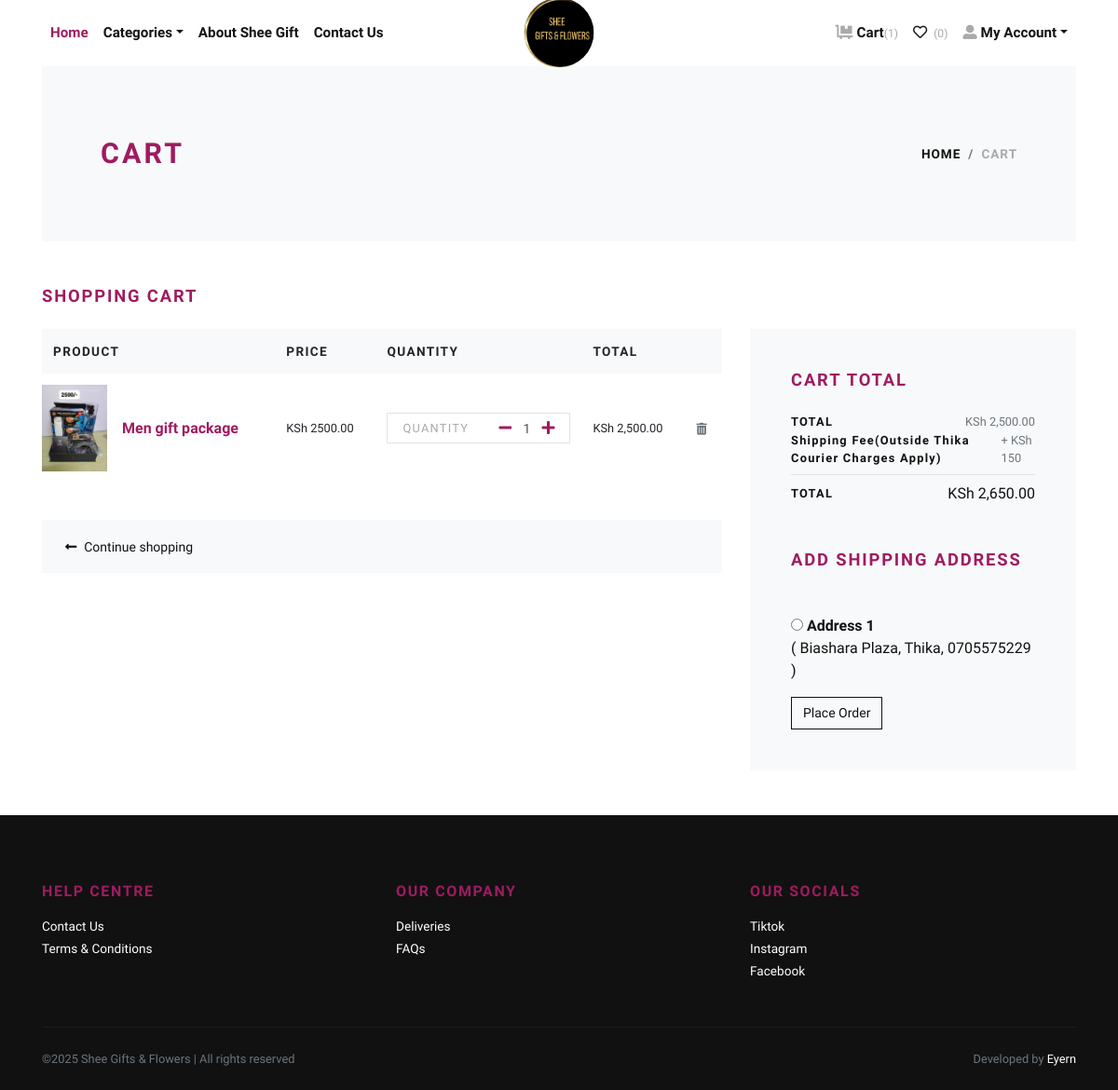
The page /cart/ (signed in) on the database its author committed.
### store/models.py (models this page shows, shortened)
class Cart(models.Model):
    user = models.ForeignKey(User, verbose_name="User", on_delete=models.CASCADE)
    product = models.ForeignKey(Product, verbose_name="Product", on_delete=models.CASCADE)
    quantity = models.PositiveIntegerField(default=1, verbose_name="Quantity")
    created_at = models.DateTimeField(auto_now_add=True, verbose_name="Created Date")
    updated_at = models.DateTimeField(auto_now=True, verbose_name="Updated Date")
    @property
    def total_price(self):
        return self.quantity * self.product.price

class Product(models.Model):
    title = models.CharField(max_length=150, verbose_name="Product Title")
    slug = models.SlugField(max_length=160, verbose_name="Product Slug")
    sku = models.CharField(max_length=255, unique=True, verbose_name="Unique Product ID (SKU)")
    short_description = models.TextField(verbose_name="Short Description")
    detail_description = models.TextField(blank=True, null=True, verbose_name="Detail Description")
    product_image = models.ImageField(upload_to='product', blank=True, null=True, verbose_name="Product Image")
    price = models.DecimalField(max_digits=8, decimal_places=2)
    category = models.ForeignKey(Category, verbose_name="Product Categoy", on_delete=models.CASCADE)
    is_active = models.BooleanField(verbose_name="Is Active?")
    is_featured = models.BooleanField(verbose_name="Is Featured?")
    created_at = models.DateTimeField(auto_now_add=True, verbose_name="Created Date")
    updated_at = models.DateTimeField(auto_now=True, verbose_name="Updated Date")
    class Meta:
        verbose_name_plural = 'Products'
        ordering = ('-created_at', )

class Address(models.Model):
    user = models.ForeignKey(User, verbose_name="User", on_delete=models.CASCADE)
    locality = models.CharField(max_length=150, verbose_name="Nearest Location")
    city = models.CharField(max_length=150, verbose_name="City / Town")
    state = models.CharField(max_length=150, verbose_name="Phone Number")

### store/views.py (the view)
# urls.py: path('cart/', views.cart, name="cart"),
@login_required
def cart(request):
    user = request.user
    cart_products = Cart.objects.filter(user=user)
    amount = decimal.Decimal(0)
    shipping_amount = decimal.Decimal(150)
    cp = [p for p in Cart.objects.all() if p.user==user]
    if cp:
        for p in cp:
            temp_amount = (p.quantity * p.product.price)
            amount += temp_amount
    addresses = Address.objects.filter(user=user)
    context = {
        'cart_products': cart_products,
        'amount': amount,
        'shipping_amount': shipping_amount,
        'total_amount': amount + shipping_amount,
        'addresses': addresses,
    }
    return render(request, 'store/cart.html', context)

### store/context_preprocessors.py (called while the page is built)
def store_menu(request):
    categories = Category.objects.filter(is_active=True)
    context = {
        'categories_menu': categories,
    }
    return context

def cart_menu(request):
    if request.user.is_authenticated:
        cart_items= Cart.objects.filter(user=request.user)
        context = {
            'cart_items': cart_items,
        }
    else:
        context = {}
    return context

### templates/store/cart.html (shortened to what this page needs)
{% extends 'base.html' %}
{% load static %}
{% load humanize %}
    {% block content %}
      <div class="container">
        <section class="py-5 bg-light">
          <div class="container">
            <div class="row px-4 px-lg-5 py-lg-4 align-items-center">
              <div class="col-lg-6">
                <h1 class="h2 text-uppercase mb-0">Cart</h1>
              </div>
              <div class="col-lg-6 text-lg-right">
                <nav aria-label="breadcrumb">
                  <ol class="breadcrumb justify-content-lg-end mb-0 px-0">
                    <li class="breadcrumb-item"><a href="{% url 'store:home' %}">Home</a></li>
                    <li class="breadcrumb-item active" aria-current="page">Cart</li>
                  </ol>
                </nav>
              </div>
            </div>
          </div>
        </section>
        {% if cart_products %}
        <section class="py-5">
          <h2 class="h5 text-uppercase mb-4">Shopping cart</h2>
          <div class="row">
            <div class="col-lg-8 mb-4 mb-lg-0">
              <div class="table-responsive mb-4">
                <table class="table">
                  <thead class="bg-light">
                    <tr>
                      <th class="border-0" scope="col"> <strong class="text-small text-uppercase">Product</strong></th>
                      <th class="border-0" scope="col"> <strong class="text-small text-uppercase">Price</strong></th>
                      <th class="border-0" scope="col"> <strong class="text-small text-uppercase">Quantity</strong></th>
                      <th class="border-0" scope="col"> <strong class="text-small text-uppercase">Total</strong></th>
                      <th class="border-0" scope="col"> </th>
                    </tr>
                  </thead>
                  <tbody>
                    {% for cart_product in cart_products %}
                    <tr>
                      <th class="pl-0 border-0" scope="row">
                        <div class="media align-items-center">
                          {% if cart_product.product.product_image %}
                            <a class="reset-anchor d-block animsition-link" href="{% url 'store:product-detail' cart_product.product.slug %}"><img src="{{cart_product.product.product_image.url}}" alt="{{cart_product.product.title}}" width="70"/></a>
                          {% else %}
                            <a class="reset-anchor d-block animsition-link" href="{% url 'store:product-detail' cart_product.product.slug %}"><img src="{% static 'img/product-detail-3.jpg' %}" alt="{{cart_product.product.title}}" width="70"/></a>
                          {% endif %}
                          <div class="media-body ml-3"><strong class="h6"><a class="reset-anchor animsition-link" href="{% url 'store:product-detail' cart_product.product.slug %}">{{cart_product.product.title}}</a></strong></div>
                        </div>
                      </th>
                      <td class="align-middle border-0">
                        <p class="mb-0 small">KSh {{cart_product.product.price}}</p>
                      </td>
                      <td class="align-middle border-0">
                        <div class="border d-flex align-items-center justify-content-between px-3"><span class="small text-uppercase text-gray headings-font-family">Quantity</span>
                          <div class="quantity">
                            <a href="{% url 'store:minus-cart' cart_product.id %}" class="dec-btn p-0 ml-2"><i class="fas fa-minus"></i></a>
                            <input class="form-control form-control-sm border-0 shadow-0 p-0" type="text" value="{{cart_product.quantity}}"/>
                            <a href="{% url 'store:plus-cart' cart_product.id %}" class="inc-btn p-0"><i class="fas fa-plus"></i></a>
                          </div>
                        </div>
                      </td>
                      <td class="align-middle border-0">
                        <p class="mb-0 small">KSh {{cart_product.total_price|intcomma}}</p>
                      </td>
                      <td class="align-middle border-0"><a class="reset-anchor" href="{% url 'store:remove-cart' cart_product.id %}"><i class="fas fa-trash-alt small text-muted"></i></a></td>
                    </tr>
                    {% endfor %}
                  </tbody>
                </table>
              </div>
              <div class="bg-light px-4 py-3">
                <div class="row align-items-center text-center">
                  <div class="col-md-6 mb-3 mb-md-0 text-md-left"><a class="btn btn-link p-0 text-dark btn-sm" href="{% url 'store:home' %}"><i class="fas fa-long-arrow-alt-left mr-2"> </i>Continue shopping</a></div>
                </div>
              </div>
            </div>
            <div class="col-lg-4">
              <div class="card border-0 rounded-0 p-lg-4 bg-light">
                <div class="card-body">
                  <h5 class="text-uppercase mb-4">Cart total</h5>
                  <ul class="list-unstyled mb-0">
                    <li class="d-flex align-items-center justify-content-between"><strong class="text-uppercase small font-weight-bold">Total</strong><span class="text-muted small">KSh {{amount|intcomma}}</span></li>
                    <li class="d-flex align-items-center justify-content-between"><strong class="text-capitalize small font-weight-bold">Shipping Fee(Outside Thika Courier Charges Apply)</strong><span class="text-muted small">+ KSh {{shipping_amount}}</span></li>
                    <li class="border-bottom my-2"></li>
                    <li class="d-flex align-items-center justify-content-between mb-4"><strong class="text-uppercase small font-weight-bold">Total</strong><span>KSh {{total_amount|intcomma}}</span></li>
                  </ul>
                  <h5 class="text-uppercase my-5">Add Shipping Address</h5>
                  <form action="{% url 'store:checkout' %}" id="myform">
                    {% if addresses %}
                      {% for address in addresses %}
                        <div class="mb-3">
                        <input type="radio" name="address" value="{{address.id}}"> <strong>Address {{forloop.counter}}</strong> <br>
                        ( {{address.locality}}, {{address.city}}, {{address.state}} )
                        </div>
                      {% endfor %}
                    {% endif %}
                    <button type="submit" class="btn btn-outline-dark btn-sm" type="submit">Place Order</button>
                  </form>
                </div>
              </div>
            </div>
          </div>
        </section>
        {% else %}
          <div class="text-center py-5">
            <h3 class="mb-3">Your cart is empty.</h3>
            <a href="{% url 'store:home' %}"><i class="fas fa-long-arrow-alt-left mr-2"> </i>Continue shopping</a>
          </div>
        {% endif %}
      </div>
      {% endblock content %}

### static/css/style.default.css (style rules this page uses)
.text-small { font-size: 0.85rem !important; }
.text-gray { color: #aaa !important; }
strong { font-weight: 700; }
.quantity { display: -ms-flexbox; display: flex; -ms-flex-align: center; align-items: center; font-family: inherit; }
.quantity input { width: 2rem; text-align: center; }
.text-uppercase { text-transform: capitalize; letter-spacing: 0.1em; }
.text-capitalize { text-transform: capitalize; letter-spacing: 0.1em; }
.border { border: 1px solid #dee2e6 !important; }
.shadow-0 { box-shadow: none !important; }
.reset-anchor { color: inherit; transition: all 0.3s; }
.headings-font-family { font-family: inherit !important; }
.btn { font-weight: 400; border: 1px solid transparent; font-family: inherit; padding: 0.375rem 1.5rem; font-size: 1rem; line-height: 1.5; border-radius: 0; transition: color 0.15s ease-in-out, background-color 0.15s ease-in-out, border-color 0.15s ease-in-out, box-shadow 0.15s ease-in-out; }
.btn-link { font-weight: 400; color: #9E1C60; }
.btn-outline-dark { color: #111111; background-color: transparent; background-image: none; border-color: #111111; }
.btn-sm { padding: 0.375rem 0.75rem; font-size: 0.875rem; line-height: 1.5; border-radius: 0; }
body { font-family: "Libre Franklin", sans-serif; font-size: 1rem; font-weight: 400; line-height: 1.5; color: #111111; background-color: #fff; }
a { color: #9E1C60; text-decoration: none; }
h1, h2, h3, h4, h5, h6, .h1, .h2, .h3, .h4, .h5, .h6 { margin-bottom: 0.5rem; font-family: inherit; font-weight: 900; line-height: 1.2; color: #9E1C60; }
h1, .h1 { font-size: 1.6rem; }
h2, .h2 { font-size: 1.9rem; }
h5, .h5 { font-size: 1.15rem; }
h6, .h6 { font-size: 1rem; }
small, .small { font-size: 80%; font-weight: 400; }
.bg-light { background-color: #f8f9fa !important; }
.text-dark { color: #111111 !important; }
.form-control { padding: 0.375rem 0.75rem; font-size: 1rem; line-height: 1.5; color: #495057; background-color: #fff; border: 1px solid #ced4da; border-radius: 0; transition: border-color 0.15s ease-in-out, box-shadow 0.15s ease-in-out; }
.form-control::placeholder { color: #adb5bd; font-size: 0.85rem; font-weight: 400; }
.form-control-sm { padding: 0.25rem 0.5rem; font-size: 0.875rem; line-height: 1.5; border-radius: 0; }
.card { background-color: #fff; border: 1px solid rgba(17, 17, 17, 0.125); border-radius: 0; }
.card-body { padding: 1.25rem; }
.breadcrumb { background: #f8f9fa; }
.breadcrumb-item { font-size: 0.85rem; text-transform: uppercase; letter-spacing: 0.07em; font-weight: 900; color: #111111; }
.breadcrumb-item a { color: inherit; transition: all 0.3s; }
.breadcrumb-item.active { color: #aaa; }

### rows shown on the page
Cart: product.product_image (picture), product "Men gift package", product.price "2500.00", quantity "1", total_price "2,500.00"
Address: locality "Biashara Plaza", city "Thika", state "0705575229"

### other values the page prints
{{ cart_items.count }} "1"
{{ amount|intcomma }} "2,500.00"
{{ shipping_amount }} "150"
{{ total_amount|intcomma }} "2,650.00"
